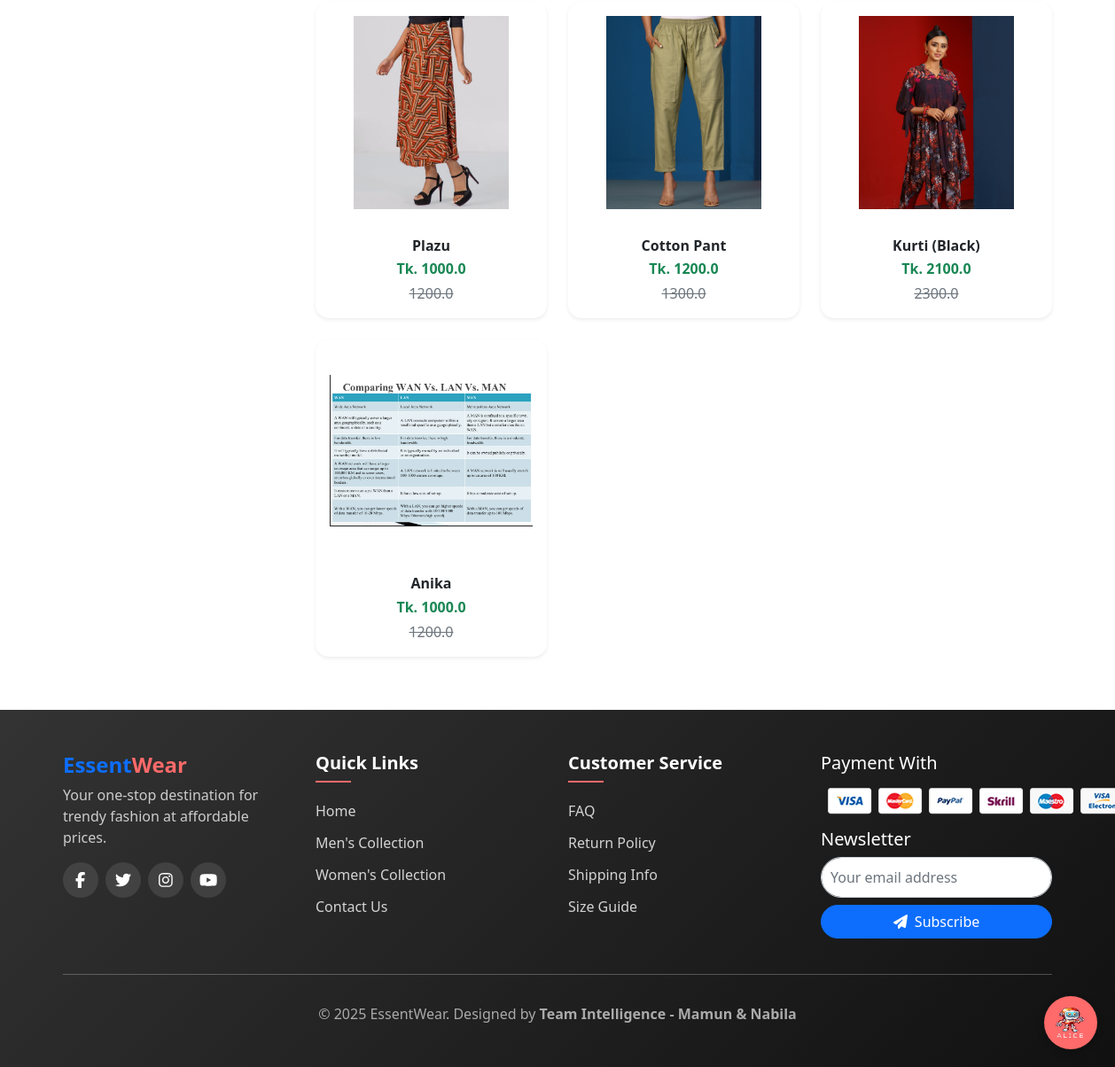
Page /women/ (lower part) on the earlier database version.
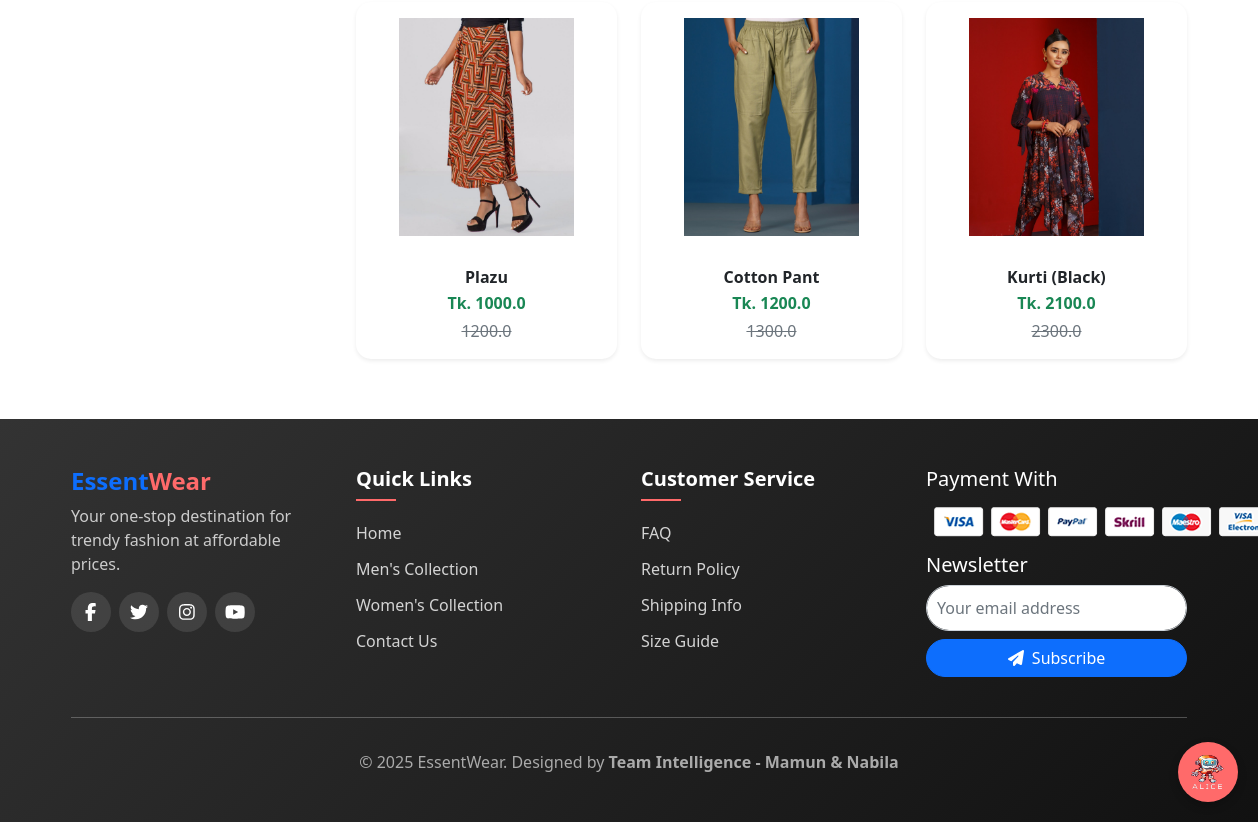
Same page on the later database version.
### app/models.py (models this page shows, shortened)
class Product(models.Model):
    title = models.CharField(max_length=100)
    selling_price = models.FloatField()
    discounted_price = models.FloatField()
    description = models.TextField(default='null')
    category = models.CharField(choices=CATEGORY_CHOICES, max_length=2)
    p_image = models.ImageField(upload_to='product_img')
    owner = models.ForeignKey(User, on_delete=models.CASCADE, related_name='products',null=True, blank=True) # Added owner field
    quantity = models.PositiveIntegerField(default=0)  # 🧮 নতুন field

### app/views.py (the view)
# urls.py: path('women/', views.women, name='women'),
def women(request, data=None):
    women = Product.objects.filter(category='W')
    price = request.GET.get("price")
    if price == "under500":
        women = women.filter(discounted_price__lt=500)
    elif price == "500-1000":
        women = women.filter(discounted_price__gte=500, discounted_price__lte=1000)
    elif price == "1000-2000":
        women = women.filter(discounted_price__gte=1000, discounted_price__lte=2000)
    elif price == "above2000":
        women = women.filter(discounted_price__gt=2000)
    return render(request, 'app/product/women.html', {'womens': women})

### app/templates/app/product/women.html (shortened to what this page needs)
{% extends 'app/base.html' %}
{% load static %}
{% block main-content %}
<div class="container my-5">
  <div class="row">
    <div class="col-md-3 mb-4">
    </div>
    <div class="col-md-9">
      <div class="row g-4">
        {% for product in womens %}
        <div class="col-sm-6 col-md-4">
          <div class="card h-100 border-0 shadow-sm product-card">
            <a href="{% url 'product-detail' product.id %}" class="text-decoration-none text-dark">
              <img src="{{ product.p_image.url }}" class="card-img-top p-3 img-fluid" alt="{{ product.title }}" style="height: 250px; object-fit: contain;">
              <div class="card-body text-center">
                <h6 class="card-title fw-bold mb-1">{{ product.title }}</h6>
                <p class="mb-1 text-success fw-bold">Tk. {{ product.discounted_price }}</p>
                <p class="text-muted text-decoration-line-through mb-0">
                  {{ product.selling_price }}
                </p>
              </div>
            </a>
          </div>
        </div>
        {% empty %}
        <p class="text-center text-muted">No products available.</p>
        {% endfor %}
      </div>
    </div>
  </div>
</div>
{% endblock main-content %}

Differences in the rows shown:
removed Product: p_image (picture), title "Anika", discounted_price "1000.0", selling_price "1200.0"
